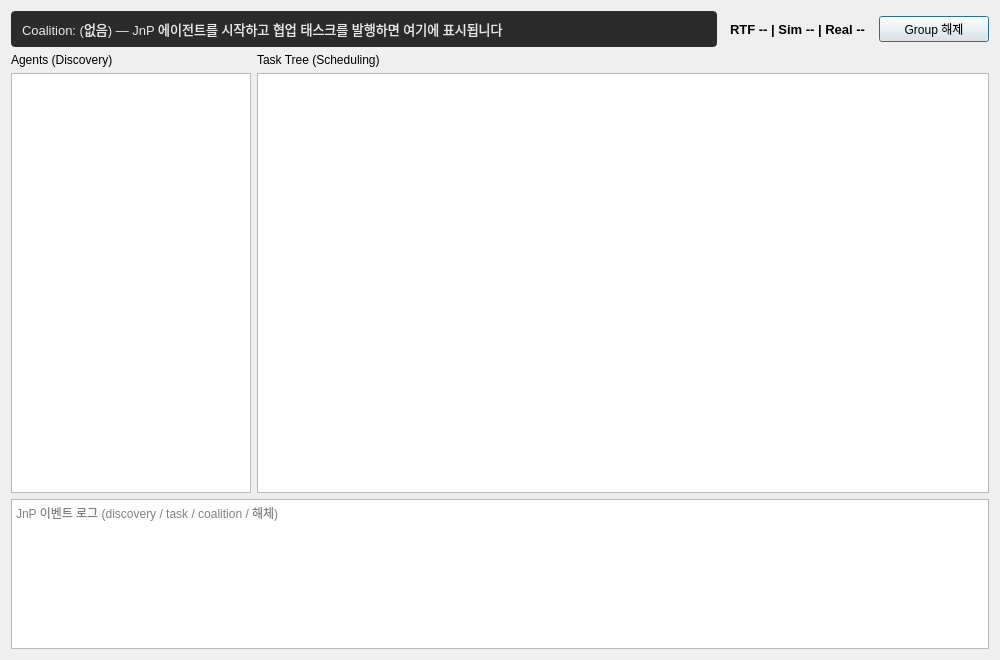
<?xml version="1.0" encoding="UTF-8"?>
<ui version="4.0">
 <class>DlgJnpMonitor</class>
 <widget class="QDialog" name="DlgJnpMonitor">
  <property name="geometry">
   <rect>
    <x>0</x>
    <y>0</y>
    <width>1000</width>
    <height>660</height>
   </rect>
  </property>
  <property name="windowTitle">
   <string>JnP Monitor</string>
  </property>
  <layout class="QVBoxLayout" name="verticalLayout">
   <item>
    <layout class="QHBoxLayout" name="hlCoalitionBar">
     <item>
      <widget class="QLabel" name="lbJnpCoalition">
       <property name="sizePolicy">
        <sizepolicy hsizetype="Expanding" vsizetype="Preferred">
         <horstretch>0</horstretch>
         <verstretch>0</verstretch>
        </sizepolicy>
       </property>
       <property name="styleSheet">
        <string notr="true">QLabel { background-color: #2b2b2b; color: #e8e8e8; border-radius: 4px; padding: 8px; font-size: 13px; }</string>
       </property>
       <property name="text">
        <string>Coalition: (없음) — JnP 에이전트를 시작하고 협업 태스크를 발행하면 여기에 표시됩니다</string>
       </property>
      </widget>
     </item>
     <item>
      <widget class="QLabel" name="lbSimStats">
       <property name="styleSheet">
        <string notr="true">QLabel { color: #000000; font-size: 13px; font-weight: bold; padding: 4px; }</string>
       </property>
       <property name="text">
        <string>RTF -- | Sim -- | Real --</string>
       </property>
      </widget>
     </item>
     <item>
      <widget class="QPushButton" name="btnDissolveGroup">
       <property name="minimumSize">
        <size>
         <width>110</width>
         <height>0</height>
        </size>
       </property>
       <property name="toolTip">
        <string>완료 후 유지 중인 그룹을 해제합니다 (멤버들의 소속을 풀고 그룹 노드 종료)</string>
       </property>
       <property name="text">
        <string>Group 해제</string>
       </property>
      </widget>
     </item>
    </layout>
   </item>
   <item>
    <layout class="QHBoxLayout" name="horizontalLayout">
     <item>
      <layout class="QVBoxLayout" name="verticalLayoutAgents">
       <item>
        <widget class="QLabel" name="lbAgentsTitle">
         <property name="text">
          <string>Agents (Discovery)</string>
         </property>
        </widget>
       </item>
       <item>
        <widget class="QListWidget" name="lstJnpAgents">
         <property name="maximumSize">
          <size>
           <width>240</width>
           <height>16777215</height>
          </size>
         </property>
        </widget>
       </item>
      </layout>
     </item>
     <item>
      <layout class="QVBoxLayout" name="verticalLayoutTree">
       <item>
        <widget class="QLabel" name="lbTreeTitle">
         <property name="text">
          <string>Task Tree (Scheduling)</string>
         </property>
        </widget>
       </item>
       <item>
        <widget class="QGraphicsView" name="gvJnpTree">
         <property name="renderHints">
          <set>QPainter::Antialiasing|QPainter::TextAntialiasing</set>
         </property>
        </widget>
       </item>
      </layout>
     </item>
    </layout>
   </item>
   <item>
    <widget class="QPlainTextEdit" name="pteJnpLog">
     <property name="maximumSize">
      <size>
       <width>16777215</width>
       <height>150</height>
      </size>
     </property>
     <property name="readOnly">
      <bool>true</bool>
     </property>
     <property name="placeholderText">
      <string>JnP 이벤트 로그 (discovery / task / coalition / 해체)</string>
     </property>
    </widget>
   </item>
  </layout>
 </widget>
 <resources/>
 <connections/>
</ui>
